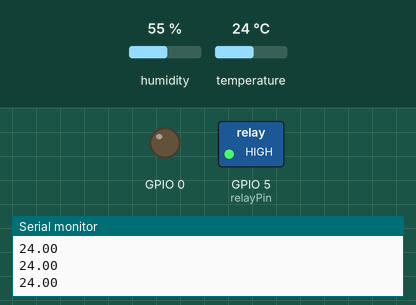
This sketch was run on a simulated ESP8266 (NodeMCU). Shown: switched loads named in the sketch (green lamp = pin HIGH), output pins drawn as LEDs (lit = HIGH), the last lines printed to the serial monitor. Inputs (shaded band) come from the test bench; at power-on: temperature 24 °C, humidity 55 %. WiFi joins after 1.5 s; servers stay silent unless stated; network time is answered at once with the bench clock; the local clock reads 2024-03-15 10:24:30 at power-on unless the sketch sets it.

Above: at 2.8 s.
2.9 s: temperature set to 25.2 °C
5.6 s: temperature set to 26.6 °C
At 6.7 s:
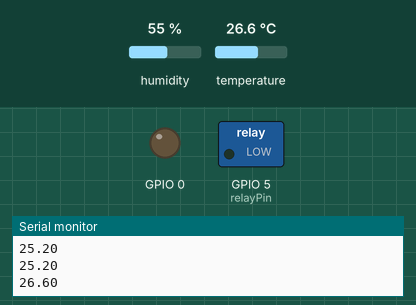
8.3 s: temperature set to 25.9 °C
11.2 s: temperature set to 24.4 °C
At 13.1 s:
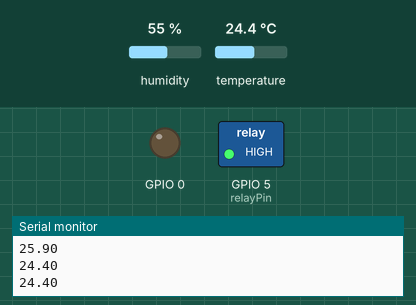
13.9 s: temperature set to 28 °C
At 14.8 s:
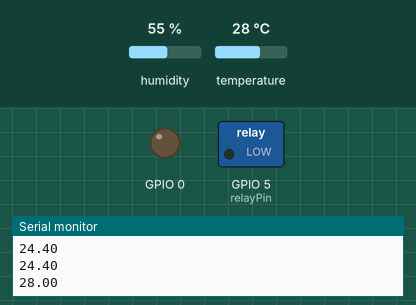
Timing chart, 0 to 16.9 s (numbered marks = the images above; inputs shaded):
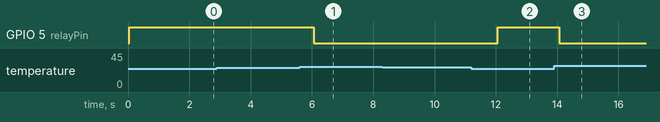

The sketch:

temp_control_fan.ino
```cpp
#include "DHT.h"
#include <ESP8266WiFi.h>
#include <WiFiClient.h>
#include <TridentTD_LineNotify.h>
#include <ESP8266HTTPClient.h>
#include <NTPClient.h>
#include <WiFiUdp.h>
// Set IFTTT Webhooks event name and key

#define relayPin 5
#define Line_Token "-"
#define port 80
#define host "api.thingspeak.com"

String GET = "GET /update?key=-";
const char *server = "api.thingspeak.com";

DHT dht(4, DHT22);
int count = 0;
bool check = true;
bool temp_check;
String formattedDate;
String dayStamp;
String timeStamp;

WiFiUDP wifiudp;
NTPClient timeClient(wifiudp);
WiFiClient client;

void return_temp(void *parameter)
{
    float t = dht.readTemperature();
    LINE.notify("目前溫度:" + String(t));

    delay(10000);
}

void setup()
{
    Serial.begin(9600);
    dht.begin();
    WiFi.begin("-", "-");
    Serial.println(WiFi.localIP());
    pinMode(relayPin, OUTPUT);
    pinMode(0, OUTPUT);
    timeClient.begin();
    timeClient.setTimeOffset(28800);
}

void loop()
{
    while (!timeClient.update())
    {
        timeClient.forceUpdate();
    }
    formattedDate = timeClient.getFormattedDate();
    int splitT = formattedDate.indexOf("T");
    dayStamp = formattedDate.substring(0, splitT);
    timeStamp = formattedDate.substring(splitT + 1, formattedDate.length() - 1);
    LINE.setToken(Line_Token);

    float t = dht.readTemperature();
    Serial.println(t);
    temp_check = false;
    if (t > 26 || temp_check == true)
    {
        digitalWrite(relayPin, LOW);
        temp_check = true;
        if (check)
        {
            LINE.notify("電源開啟");
            check = false;
        }
    }
    else
    {
        if (t <= 25.2)
        {
            temp_check = false;
            digitalWrite(relayPin, HIGH);
            if (check == false)
            {
                LINE.notify("電源關閉");
                check = true;
            }
        }
    }
    count++;
    delay(1000);

    if (count == 60)
    {
        char c[10];
        char day[100];
        char time[100];
        sprintf(day, "%s", dayStamp);
        sprintf(time, "%s", timeStamp);
        sprintf(c, "%.1f", t);

        if (!client.connect(host, port))
        {
            Serial.println("connection failed");
            return;
        }
        else
        {
            String getStr = GET + "&field1=" + c +
                            " HTTP/1.1\r\n";
            client.print(getStr);
            client.print("Host: api.thingspeak.com\n");
            client.print("Connection: close\r\n\r\n");

            LINE.notify("目前溫度:" + String(t));
            count = 0;

            client.stop();
        }
    }
}
```

Measured:
- the behaviour switches between 26 and 26.1 °C on temperature (found by bisection; images 0 and 1)
- the behaviour switches between 25.2 and 25.1 °C on temperature (found by bisection; images 1 and 2)
- after the input at 5.6 s, GPIO 5 (relayPin): HIGH → LOW after 0.45 s
- after the input at 11.2 s, GPIO 5 (relayPin): LOW → HIGH after 0.87 s
- after the input at 13.9 s, GPIO 5 (relayPin): HIGH → LOW after 0.18 s
